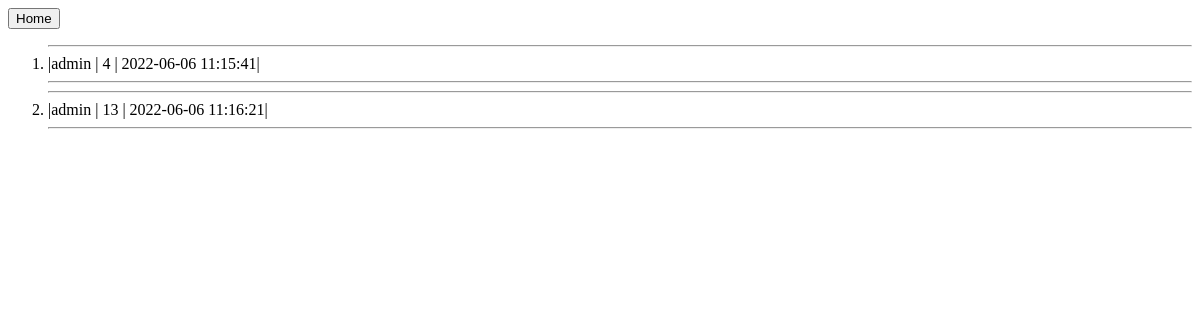
/Leaderboard, run on an earlier commit of the app's database.
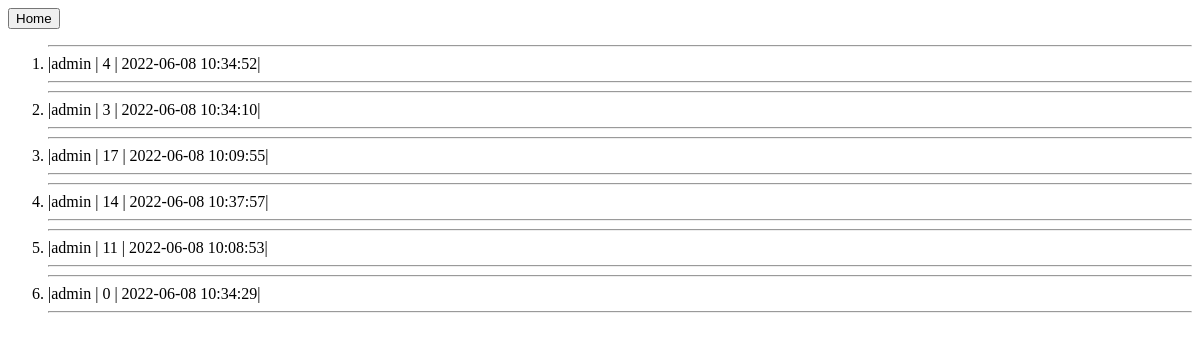
And on a later commit of the database.
### app.py (models this page shows)
class Leaderboard(db.Model):
    id = db.Column(db.Integer, primary_key=True)
    username = db.Column(db.String(15))
    score = db.Column(db.Integer)
    date = db.Column(db.DateTime(timezone=True), default=func.now())
    user_id = db.Column(db.Integer, db.ForeignKey('user.id'))

### app.py (the view)
@app.route("/Leaderboard")
def leaderboard():
    maxScores = db.session.query(Leaderboard).order_by(Leaderboard.score.desc()).all()
    return render_template('leaderboard.html', user=current_user, leaderboard=maxScores)

### templates/leaderboard.html (shortened to what this page needs)
<!DOCTYPE html>
<html lang="en">
<head>
</head>
<body>
    <button onClick="window.location.href = `{{url_for('home')}}`">Home</button>
    <ol>
    {% for score in leaderboard %}
        <hr>
        <li> |{{ score.username }} | {{ score.score }} | {{ score.date }}|</li>
        <hr>
    {% endfor %}
    </ol>
</body>
</html>

What changed in the data, as far as the page shows it:
removed Leaderboard: username "admin", score "13", date "2022-06-06 11:16:21"
added Leaderboard: username "admin", score "4", date "2022-06-08 10:34:52"
added Leaderboard: username "admin", score "3", date "2022-06-08 10:34:10"
added Leaderboard: username "admin", score "17", date "2022-06-08 10:09:55"
added Leaderboard: username "admin", score "14", date "2022-06-08 10:37:57"
changed Leaderboard (number 5 of 6 on the later page): score "4" → "11"; date "2022-06-06 11:15:41" → "2022-06-08 10:08:53"
added Leaderboard: username "admin", score "0", date "2022-06-08 10:34:29"
